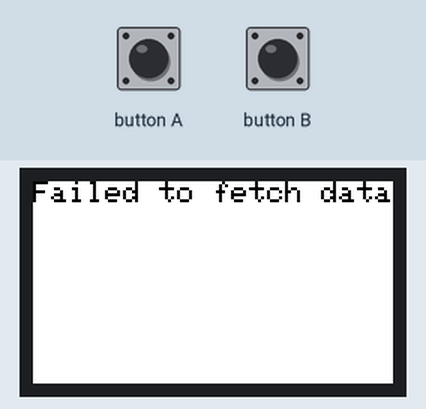
Simulated run of this sketch. Board: ESP32. On the bench: 240×135 colour display. Inputs (shaded band) come from the test bench. WiFi joins after 1.5 s; servers stay silent unless stated.

Above: at 3.0 s.
3.1 s: button A pressed for 0.15 s
At 3.7 s:
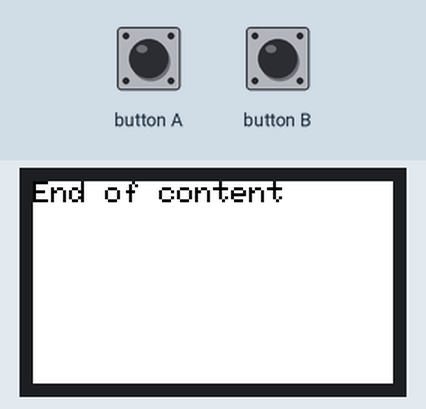
4.7 s: button B pressed for 0.15 s
At 5.9 s:
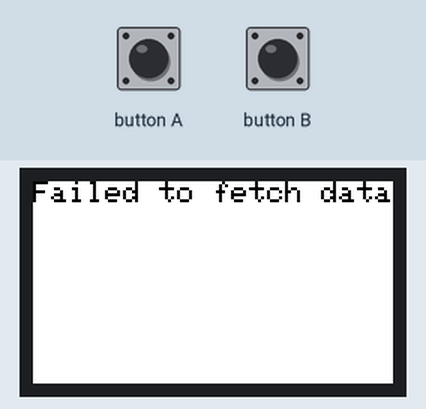
6.3 s: button A pressed for 1 s
At 7.3 s:
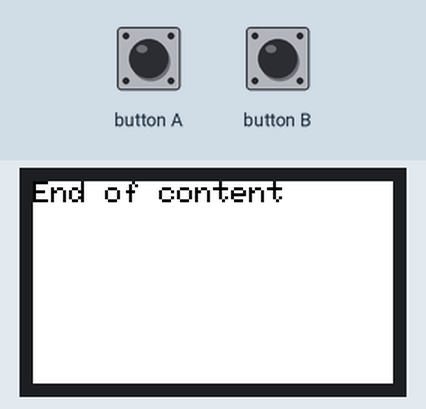
8.8 s: button B pressed for 1 s
At 9.2 s:
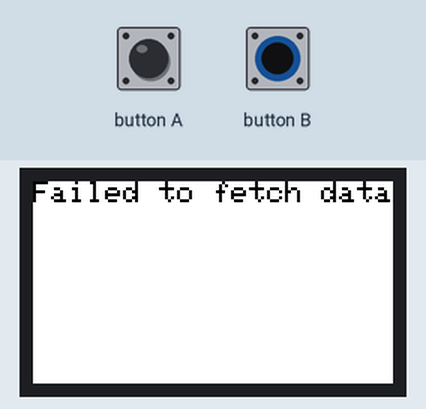
Timing chart, 0 to 11.8 s (numbered marks = the images above; inputs shaded):
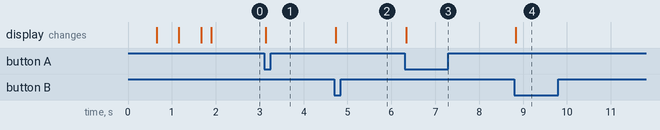

Measured:
- after the input at 3.1 s, the display: changes at once (image 1)
- after the input at 4.7 s, the display: changes at once (image 2)
- after the input at 6.3 s, the display: changes at once (image 3)
- after the input at 8.8 s, the display: changes at once (image 4)

The sketch:

02_ebookReader.ino
```cpp
#include <M5StickCPlus2.h>
#include <WiFi.h>
#include <HTTPClient.h>

// WiFi credentials
const char* ssid = "BaoNguyen";
const char* password = "so40ngo115";

const char* url = "https://webcuatui.com/demo.html";

String ebookContent = "";
int currentPage = 0;
const int charsPerPage = 150; // Maximum characters per page

void fetchData() {
  if (WiFi.status() == WL_CONNECTED) {
    HTTPClient http;
    http.begin(url);
    int httpCode = http.GET();

    if (httpCode > 0) {
      ebookContent = http.getString();
    } else {
      ebookContent = "Failed to fetch data";
    }
    http.end();
  } else {
    ebookContent = "WiFi not connected";
  }
}

void displayPage(int page) {
  M5.Lcd.fillScreen(TFT_WHITE);
  M5.Lcd.setTextColor(TFT_BLACK);
  M5.Lcd.setCursor(0, 0);

  int startChar = page * charsPerPage;
  int endChar = startChar + charsPerPage;

  if (startChar < ebookContent.length()) {
    String pageContent = ebookContent.substring(startChar, endChar);
    // Display the content with line spacing
    int cursorY = 0;
    for (int i = 0; i < pageContent.length(); i++) {
      if (pageContent[i] == '\n' || (i > 0 && i % 20 == 0)) { // 20 characters per line as an example
        cursorY += 16 + 2; // Text height + line spacing (2 pixels)
        M5.Lcd.setCursor(0, cursorY);
      }
      M5.Lcd.print(pageContent[i]);
    }
  } else {
    M5.Lcd.print("End of content");
  }
}

void setup() {
  M5.begin();
  M5.Lcd.setRotation(1);
  M5.Lcd.setTextSize(2);

  // Connect to WiFi
  WiFi.begin(ssid, password);
  M5.Lcd.setTextColor(TFT_BLACK, TFT_WHITE);
  M5.Lcd.print("Connecting to WiFi");
  while (WiFi.status() != WL_CONNECTED) {
    delay(500);
    M5.Lcd.print(".");
  }
  M5.Lcd.println("\nConnected");

  // Fetch data from URL
  fetchData();

  // Display the first page
  displayPage(currentPage);
}

void loop() {
  // Update button states
  M5.update();

  // Check if button A is pressed (next page)
  if (M5.BtnA.wasPressed()) {
    currentPage++;
    displayPage(currentPage);
  }

  // Check if button B is pressed (previous page)
  if (M5.BtnB.wasPressed()) {
    if (currentPage > 0) {
      currentPage--;
    }
    displayPage(currentPage);
  }
}
```
